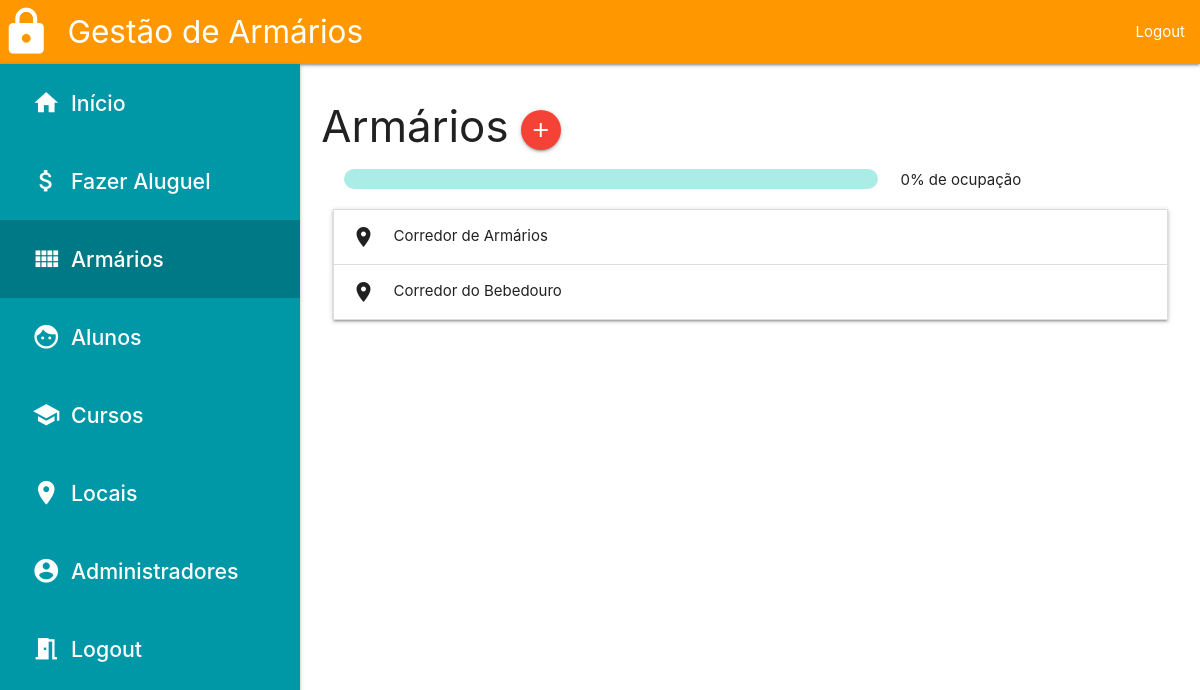
Screenshot of /armarios.php (signed in) with the database file from the repository.
### tables this page shows
create table tb_local(
	cd_local int not null auto_increment,
    nm_local varchar(60) not null,
    st_local boolean not null default 1,
    primary key(cd_local),
    constraint local_nm_local_unico unique(nm_local)
);

### class/Utilitarios.php (called while the page is built, shortened)
<?php
abstract class Utilitarios
{
    private $host     = "localhost";
    private $port     = 3307;
    private $db       = "db_gestor_de_armarios";
    private $user     = "root";
    private $pass     = "usbw";
    public function db_connect()
    {
        $conn =  new mysqli($this->host, $this->user, $this->pass, $this->db, $this->port);
        $conn->set_charset("utf8");
        return $conn;
    }
}

### init/init.php (called while the page is built, shortened)
<?php
include_once($_SERVER["DOCUMENT_ROOT"]."/class/Administrador.php");
$admin = new Administrador($_SESSION["nm_user"]);

### class/Administrador.php (called while the page is built, shortened)
<?php
include_once "Utilitarios.php";
class Administrador extends Utilitarios
{
    public function __construct($nm_user){
        $this->mysqli = $this->db_connect();
    }
    public function consultar_local($cd = ""){
        $sql = "SELECT * from tb_local";
        $query = $this->mysqli->query($sql);
        if($query->num_rows > 0){
            return $query;
        }else{
            return null;
        }
    }
    public function contar_ocupacao(){
        $sql_total = "SELECT count(cd_armario) as qt_armarios from tb_armario where st_armario = 1";
        $query_total = $this->mysqli->query($sql_total);
        $dados_total = $query_total->fetch_object();
        $total = $dados_total->qt_armarios;
        if($total == 0){
            $total = 1;
        }
        $sql_ocupados = "SELECT id_armario from tb_aluguel where st_aluguel = 1 group by id_armario";
        $query_ocupados = $this->mysqli->query($sql_ocupados);
        $ocupados = $query_ocupados->num_rows;
        $ocupacao = ($ocupados / $total) * 100;
        return round($ocupacao, 2);
    }
}

### armarios.php (the view, shortened to what this page needs)
<?php include_once 'init/init.php'; ?>
<!doctype html>
<html lang="pt-br">
    <head>
        <link rel="stylesheet" href="/css/materialize.css">
        <link rel="stylesheet" href="/css/material_icons.css">
        <link rel="stylesheet" href="/css/style.css">
    </head>
    <body>
        <?php
            include_once "components/menu.php";
        ?>
        <div class="row s12" style="margin-bottom: 0px;">
            <main id="pag-content">
                <div class="col s12">
                    <h3>Armários
                    	<a href="#cadastrar_armario" class="modal-trigger btn btn-floating red">
                    		<i class="material-icons">add</i>
                    	</a>
                    </h3>
                    <div class="col s12" style="margin-bottom: 10px">
	                    <div class="col s12 m8">
		                    <div class="progress">
		                    	<div class="determinate" style="width: <?php echo $admin->contar_ocupacao();?>%"></div>
		                    </div>
		                </div>
	                    <div class="col s12 m4">
	                    	<?php echo $admin->contar_ocupacao();?>% de ocupação
	                    </div>
	                </div>
	                <div class=" col s12">
	                    <ul class="collapsible expandable">
		                    <?php
								$query_local = $admin->consultar_local();
								if(!empty($query_local)){
									while($local = $query_local->fetch_object()){
										if(isset($_GET['local'])){
											if($local->cd_local == $_GET['local']){
												echo "<li class='active'>";
											}else{
												echo "<li>";
											}
										}else{
											echo "<li>";
										}
										echo "<div class='collapsible-header'>";
										echo "<i class='material-icons'>place</i>";
										echo $local->nm_local;
										echo "</div>";
											?>
											<?php
									}
								}else{
									echo "<div class='center grey-text'>";
									echo "<h4>Sem armários ainda!</h4>";
									echo "<a href='#cadastrar_armario' class='modal-trigger'>Clique aqui para cadastrar armários</a>";
									echo "</div>";
								}
							?>
						</ul>
					</div>
                </div>
            </main>
        </div>
    </body>
</html>

### css/style.css (style rules this page uses)
* { margin:0; padding:0; }
body { background-color: orange; }
#pag-content { width: 100%; height: calc(100vh - 56px); overflow-y: auto; background-color: white !important; padding:10px; }
@media only screen and (min-width: 601px) { #pag-content { height: calc(100vh - 64px); } }
@media only screen and (min-width: 992px) { #pag-content { width: calc(100% - 300px); height: calc(100vh - 64px); margin-left:300px; } }

### rows the page displays
tb_local: nm_local "Corredor de Armários"
tb_local: nm_local "Corredor do Bebedouro"

### other values shown
$admin->contar_ocupacao() "0"
